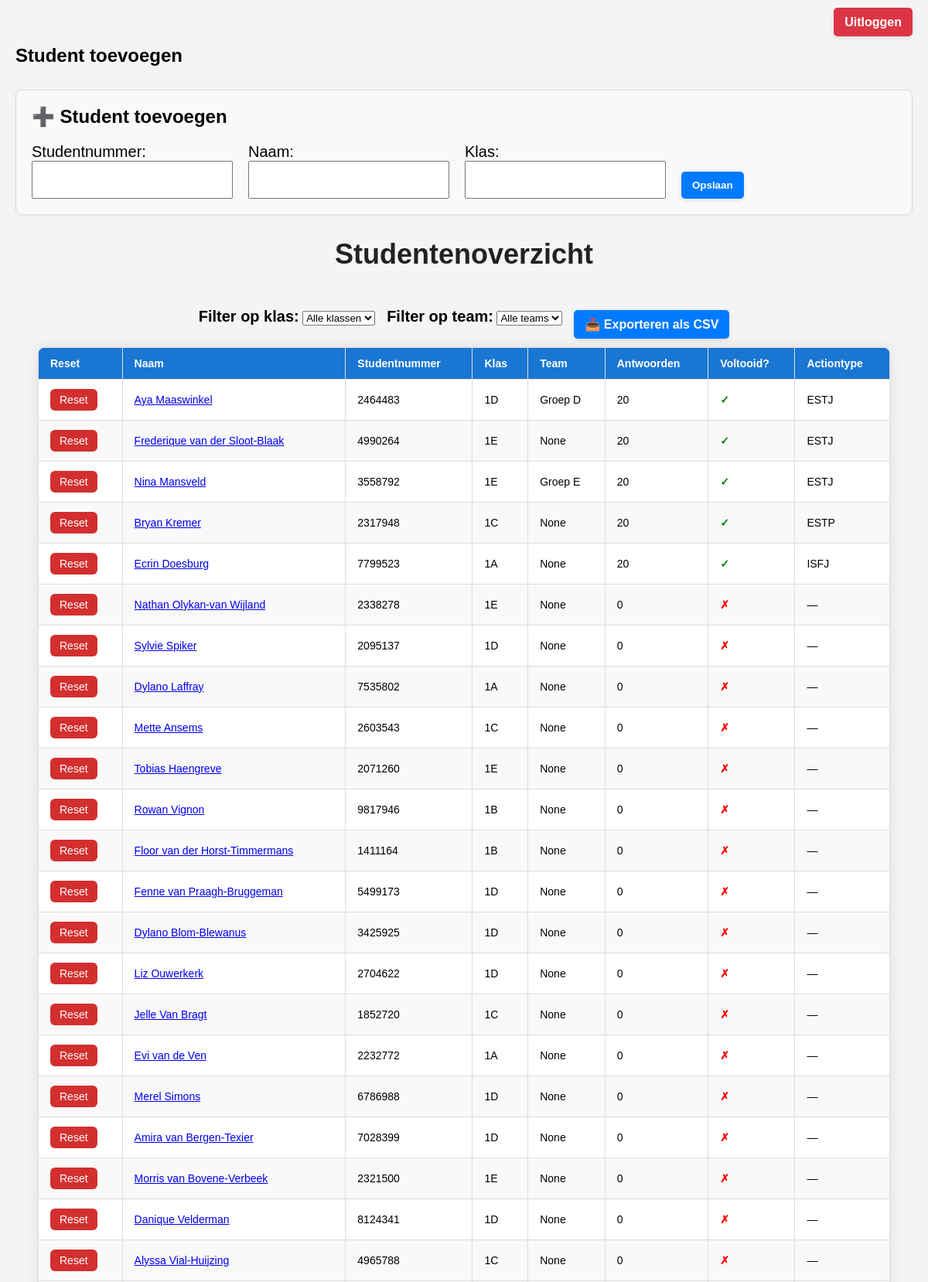
The app's page /admin/ (signed in, upper part) with its own data.
### app/models.py (models this page shows, shortened)
class Student(db.Model):
    __tablename__ = 'students'
    id = db.Column(db.Integer, primary_key=True)
    student_number = db.Column(db.String(10), unique=True, nullable=False)
    name = db.Column(db.String(100), nullable=False)
    student_class = db.Column(db.String(50), nullable=False)
    team = db.Column(db.String(50), nullable=True)
    completed = db.Column(db.Boolean, default=False)

### app/views/admin.py (the view)
@admin_bp.route('/')
@login_required
def dashboard():
    students = Student.query.all()
    student_data = []
    for student in students:
        answers = Answer.query.filter_by(student_number=student.student_number).count()
        completed = answers >= 20
        action_type = calculate_action_type(student.student_number)
        student_data.append({
            "name": student.name,
            "student_number": student.student_number,
            "student_class": student.student_class,
            "team": student.team,
            "completed": completed,
            "answers": answers,
            "action_type": action_type
        })
    unique_classes = sorted(set(s["student_class"] for s in student_data if s["student_class"]))
    unique_teams = sorted(set(s["team"] for s in student_data if s["team"]))
    return render_template('admin/dashboard.html', students=student_data, unique_classes=unique_classes, unique_teams=unique_teams)

### app/views/admin.py (called while the page is built)
def login_required(view_func):
    @wraps(view_func)
    def wrapper(*args, **kwargs):
        if 'teacher_id' not in session:
            flash("Log eerst in om toegang te krijgen.", "warning")
            return redirect(url_for('auth.login'))
        return view_func(*args, **kwargs)
    return wrapper

### app/templates/admin/dashboard.html (shortened to what this page needs)
<!DOCTYPE html>
<html>
  <head>
    <link
      rel="stylesheet"
      href="{{ url_for('static', filename='style.css') }}"
    />
  </head>
  <body class="teacher-page">
    <div style="text-align: right; margin-bottom: 10px;">
      <a href="{{ url_for('admin.logout') }}" class="export-button" style="background-color: #dc3545;">Uitloggen</a>
    </div>
    <h2>Student toevoegen</h2>
    <div class="card" style="margin-bottom: 30px; padding: 20px;">
      <h2 style="margin-top: 0;">➕ Student toevoegen</h2>
      <form method="POST" action="{{ url_for('admin.add_student') }}" style="display: flex; align-items: flex-end; gap: 20px; flex-wrap: wrap;">
        <div>
          <label>Studentnummer:</label><br />
          <input type="text" name="student_number" required />
        </div>
        <div>
          <label>Naam:</label><br />
          <input type="text" name="name" required />
        </div>
        <div>
          <label>Klas:</label><br />
          <input type="text" name="student_class" required />
        </div>
        <div>
          <button type="submit" class="export-button">Opslaan</button>
        </div>
      </form>
    </div>
    <h1>Studentenoverzicht</h1>
    <div style="display: flex; justify-content: center; align-items: center; gap: 15px; margin-bottom: 20px;">
      <div>
        <label for="classFilter"><strong>Filter op klas:</strong></label>
        <select id="classFilter" onchange="filterByClass()">
          <option value="all">Alle klassen</option>
        </select>
      </div>
      <div>
        <label for="teamFilter"><strong>Filter op team:</strong></label>
        <select id="teamFilter" onchange="filterByTeam()">
          <option value="all">Alle teams</option>
        </select>
      </div>
      <div style="margin-top: 20px; text-align: right;">
        <a href="{{ url_for('admin.export_students') }}" class="export-button">📥 Exporteren als CSV</a>
      </div>
    </div>
    <table id="studentTable">
      <thead>
        <tr>
          <th>Reset</th>
          <th onclick="sortTable(0, this)">Naam</th>
          <th onclick="sortTable(1, this)">Studentnummer</th>
          <th onclick="sortTable(2, this)">Klas</th>
          <th onclick="sortTable(3, this)">Team</th>
          <th onclick="sortTable(4, this)">Antwoorden</th>
          <th onclick="sortTable(5, this)">Voltooid?</th>
          <th onclick="sortTable(6, this)">Actiontype</th>
        </tr>
      </thead>
      <tbody>
        {% for s in students %}
        <tr>
          <td><button class="reset-button" onclick="resetAnswers('{{ s.student_number }}')">Reset</button></td>
          <td><a href="{{ url_for('admin.student_detail', student_number=s.student_number) }}">{{ s.name }}</a></td>
          <td>{{ s.student_number }}</td>
          <td>{{ s.student_class }}</td>
          <td>{{ s.team }}</td>
          <td>{{ s.answers }}</td>
          <td class="status">
            {% if s.completed %}
              <span class="completed">✓</span>
            {% else %}
              <span class="incomplete">✗</span>
            {% endif %}
          </td>
          <td>{{ s.action_type or "—" }}</td>
        </tr>
        {% endfor %}
      </tbody>
    </table>
  </body>
</html>

### app/static/style.css (style rules this page uses)
body { font-family: Arial, sans-serif; background-color: #f4f4f4; margin: 0; padding: 20px; }
.card { margin-top: 30px; }
h1 { text-align: center; font-size: 36px; margin-bottom: 40px; color: #222; }
label, .statement-label, .statement-text, .progress-text { font-size: 20px; }
input[type="text"] { font-size: 18px; padding: 12px; }
button { transition: background-color 0.2s, transform 0.1s; }
.status { text-align: center; font-size: 20px; }
.completed { color: green; font-weight: bold; }
.incomplete { color: red; font-weight: bold; }
.teacher-page table { width: 95%; margin: auto; border-collapse: collapse; background: white; box-shadow: 0 0 15px rgba(0,0,0,0.1); border-radius: 10px; overflow: hidden; }
.teacher-page th, .teacher-page td { border: 1px solid #ddd; padding: 12px 15px; text-align: left; font-size: 14px; }
.teacher-page th { background-color: #1976d2; color: white; }
.teacher-page tr:nth-child(even) { background-color: #f9f9f9; }
th { cursor: pointer; position: relative; }
.reset-button { background-color: #d32f2f; color: white; border: none; padding: 6px 12px; border-radius: 6px; cursor: pointer; font-size: 14px; transition: background-color 0.2s ease; }
.export-button { padding: 8px 16px; background-color: #007bff; color: white; text-decoration: none; border-radius: 6px; font-weight: bold; transition: background-color 0.3s ease; box-shadow: 0 2px 5px rgba(0, 0, 0, 0.1); }
.card { background-color: #f9f9f9; border: 1px solid #ddd; border-radius: 8px; padding: 20px; box-shadow: 0 1px 4px rgba(0,0,0,0.05); }
.export-button { background-color: #007bff; color: white; padding: 10px 14px; border: none; border-radius: 5px; cursor: pointer; text-decoration: none; }

### records on screen
Student: name "Aya Maaswinkel", student_number "2464483", student_class "1D", team "Groep D", answers "20", action_type "ESTJ"
Student: name "Frederique van der Sloot-Blaak", student_number "4990264", student_class "1E", team "None", answers "20", action_type "ESTJ"
Student: name "Nina Mansveld", student_number "3558792", student_class "1E", team "Groep E", answers "20", action_type "ESTJ"
Student: name "Bryan Kremer", student_number "2317948", student_class "1C", team "None", answers "20", action_type "ESTP"
Student: name "Ecrin Doesburg", student_number "7799523", student_class "1A", team "None", answers "20", action_type "ISFJ"
Student: name "Nathan Olykan-van Wijland", student_number "2338278", student_class "1E", team "None", answers "0", action_type "—"
Student: name "Sylvie Spiker", student_number "2095137", student_class "1D", team "None", answers "0", action_type "—"
Student: name "Dylano Laffray", student_number "7535802", student_class "1A", team "None", answers "0", action_type "—"
Student: name "Mette Ansems", student_number "2603543", student_class "1C", team "None", answers "0", action_type "—"
Student: name "Tobias Haengreve", student_number "2071260", student_class "1E", team "None", answers "0", action_type "—"
Student: name "Rowan Vignon", student_number "9817946", student_class "1B", team "None", answers "0", action_type "—"
Student: name "Floor van der Horst-Timmermans", student_number "1411164", student_class "1B", team "None", answers "0", action_type "—"
Student: name "Fenne van Praagh-Bruggeman", student_number "5499173", student_class "1D", team "None", answers "0", action_type "—"
Student: name "Dylano Blom-Blewanus", student_number "3425925", student_class "1D", team "None", answers "0", action_type "—"
Student: name "Liz Ouwerkerk", student_number "2704622", student_class "1D", team "None", answers "0", action_type "—"
Student: name "Jelle Van Bragt", student_number "1852720", student_class "1C", team "None", answers "0", action_type "—"
Student: name "Evi van de Ven", student_number "2232772", student_class "1A", team "None", answers "0", action_type "—"
Student: name "Merel Simons", student_number "6786988", student_class "1D", team "None", answers "0", action_type "—"
Student: name "Amira van Bergen-Texier", student_number "7028399", student_class "1D", team "None", answers "0", action_type "—"
Student: name "Morris van Bovene-Verbeek", student_number "2321500", student_class "1E", team "None", answers "0", action_type "—"
Student: name "Danique Velderman", student_number "8124341", student_class "1D", team "None", answers "0", action_type "—"
Student: name "Alyssa Vial-Huijzing", student_number "4965788", student_class "1C", team "None", answers "0", action_type "—"
